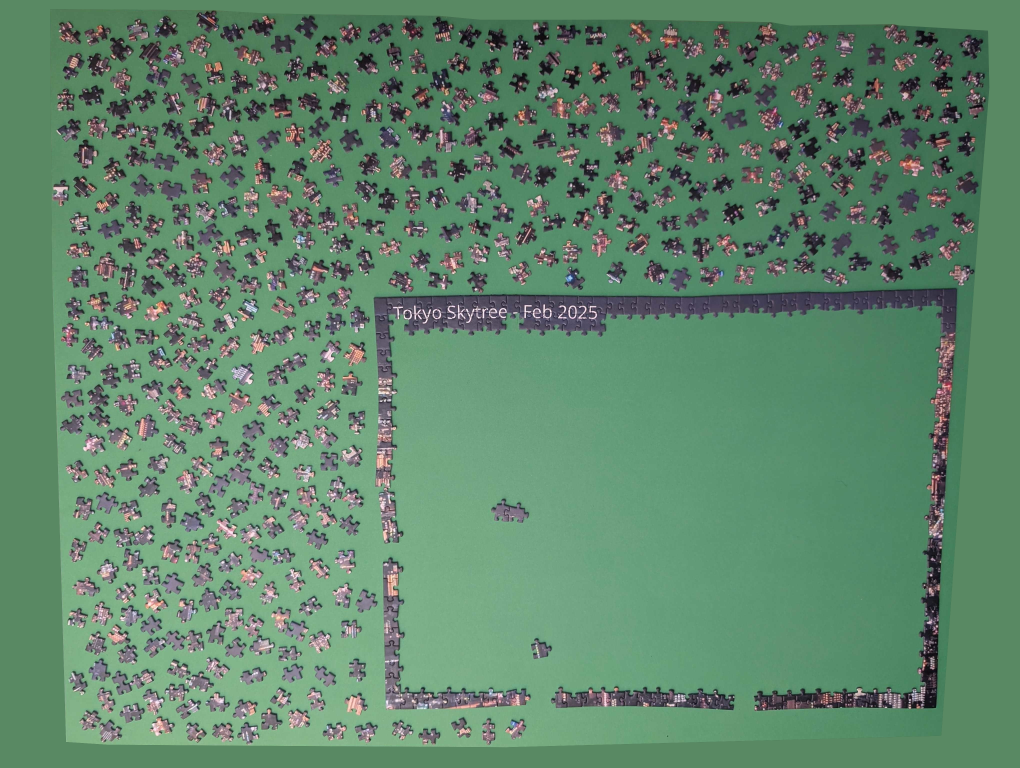
#> input picture tests/data/sample_pieces.jpg, 4080 x 3072 px (shown at 1/4 size)
$ python -i edge_finder.py   (imports and definitions only)
#> lines starting #> are read from the running program, lines starting #| are printed output that depends on the picture; after the words box and inside, x2 and y2 are one past the last pixel; in counts of white or black regions, pixels touching at a corner belong together
import json

import cv2
import cv2 as cv
from os.path import join, abspath, dirname

import numpy as np

import jigsaw_puzzle_utils
from jigsaw_puzzle_utils.jigsaw import Jigsaw


def nothing(x):
    pass


class EdgeFinder:
    def __init__(self, input_path):
        self.input_path = input_path
        self.raw_img = None
        self.img_hsv = None
        self.quantized_img = None
        self.threshold_img = None
        self.contours = None
        self.labeled_pieces_img = None
        self.contour_img = None

    def run(self):
        """given an image of puzzle pieces generate another image of edge pieces highlight"""
        self.raw_img = cv.imread(self.input_path)
#> self.raw_img is the input picture: shape (3072, 4080, 3); mean B, G, R 107.2, 133.7, 96
        self.img_hsv = cv2.cvtColor(self.raw_img, cv2.COLOR_BGR2HSV)
#> self.img_hsv: shape (3072, 4080, 3); mean H, S, V 78.1, 80.8, 136.9
        self.threshold_img = self.run_threshold()
        self.contours = self.get_contours(self.threshold_img)
        self.labeled_pieces_img = self.label_pieces(self.threshold_img.shape[1], self.threshold_img.shape[0], self.contours)


    def run_threshold(self ):
        """press `a` to add another mask, `r` to reset, `q` to finish"""
        self.quantized_img = self.quantize_color(self.raw_img)
#> in quantize_color, `quantized_hue = image_hsv[:, :, 0] // (180 // hue_bins) * (180 // hue_..`:
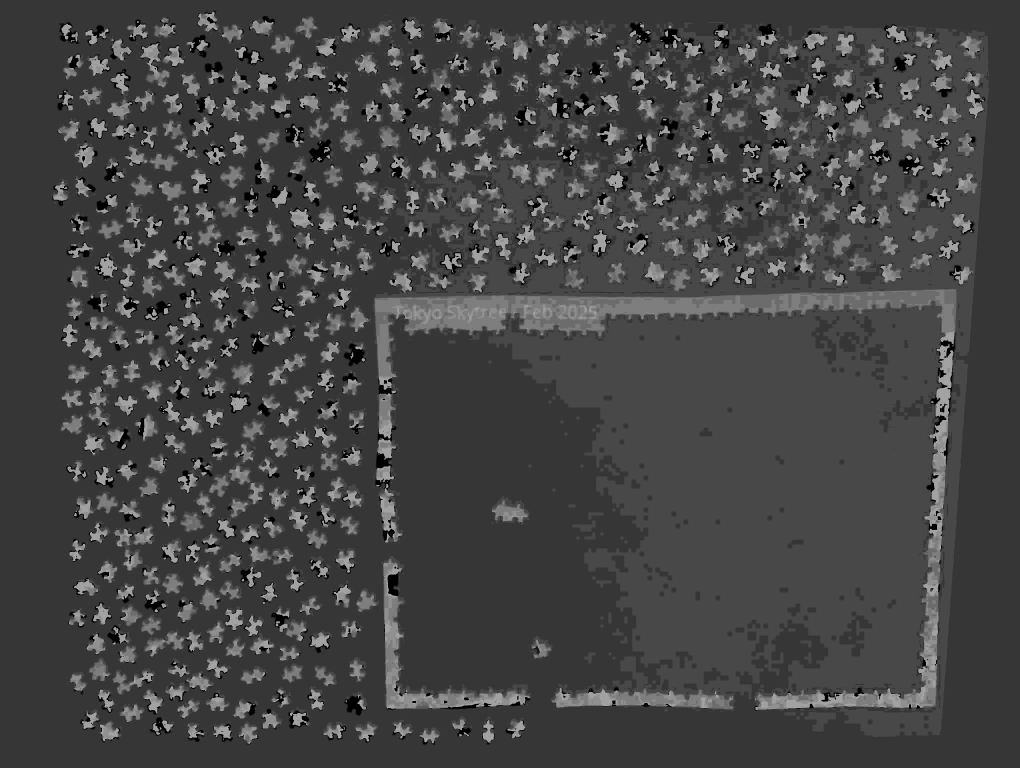
#> quantized_hue: shape (3072, 4080) (shown at 1/4 size); min 0, max 162, mean 69
#> in quantize_color, `quantized_value = image_hsv[:, :, 2] // (256 // value_bins) * (256 // ..`:
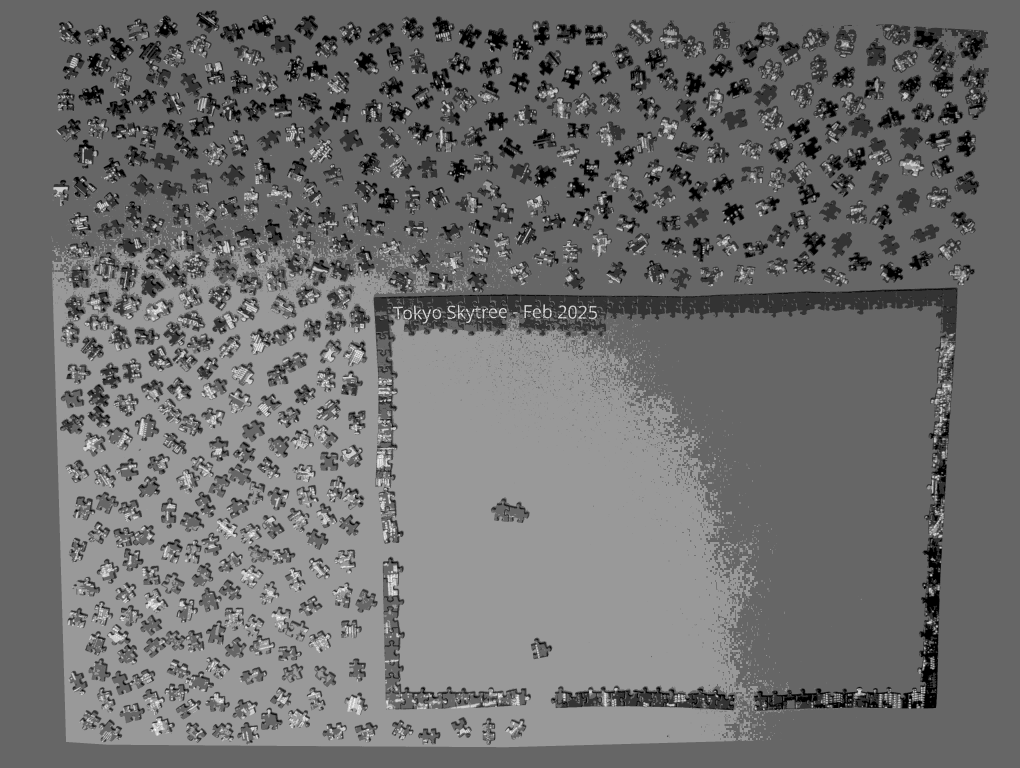
#> quantized_value: shape (3072, 4080) (shown at 1/4 size); min 0, max 255, mean 110.9
#> in quantize_color, `quantized_hsv = np.stack([quantized_hue, quantized_saturation, quantiz..`: quantized_hsv: shape (3072, 4080, 3); mean H, S, V 69, 52.7, 110.9
#> in quantize_color, `quantized_hsv = cv2.medianBlur(quantized_hsv, 3)`: quantized_hsv: shape (3072, 4080, 3); mean H, S, V 69.1, 52.6, 110.9
        cur_img = self.quantized_img

        cv2.namedWindow('image', cv2.WINDOW_KEEPRATIO)
        cv2.namedWindow('threshold_map', cv2.WINDOW_KEEPRATIO)
        cv.imshow("image", cur_img)
        cv2.createTrackbar('HMin', 'image', 0, 179, nothing)
        cv2.createTrackbar('HMax', 'image', 0, 179, nothing)
        cv2.createTrackbar('SMin', 'image', 0, 255, nothing)
        cv2.createTrackbar('SMax', 'image', 0, 255, nothing)
        cv2.createTrackbar('VMin', 'image', 0, 255, nothing)
        cv2.createTrackbar('VMax', 'image', 0, 255, nothing)
        cv2.setMouseCallback("image", self.set_threshold)

        while True:
            # Get current positions of all trackbars
            h_min = cv2.getTrackbarPos('HMin', 'image')
            h_max = cv2.getTrackbarPos('HMax', 'image')
            s_min = cv2.getTrackbarPos('SMin', 'image')
            s_max = cv2.getTrackbarPos('SMax', 'image')
            v_min = cv2.getTrackbarPos('VMin', 'image')
            v_max = cv2.getTrackbarPos('VMax', 'image')

            # Set minimum and maximum HSV values to display
            lower = np.array([h_min, s_min, v_min])
            upper = np.array([h_max, s_max, v_max])

            # Convert to HSV format and color threshold
            mask = cv2.inRange(cur_img, lower, upper)
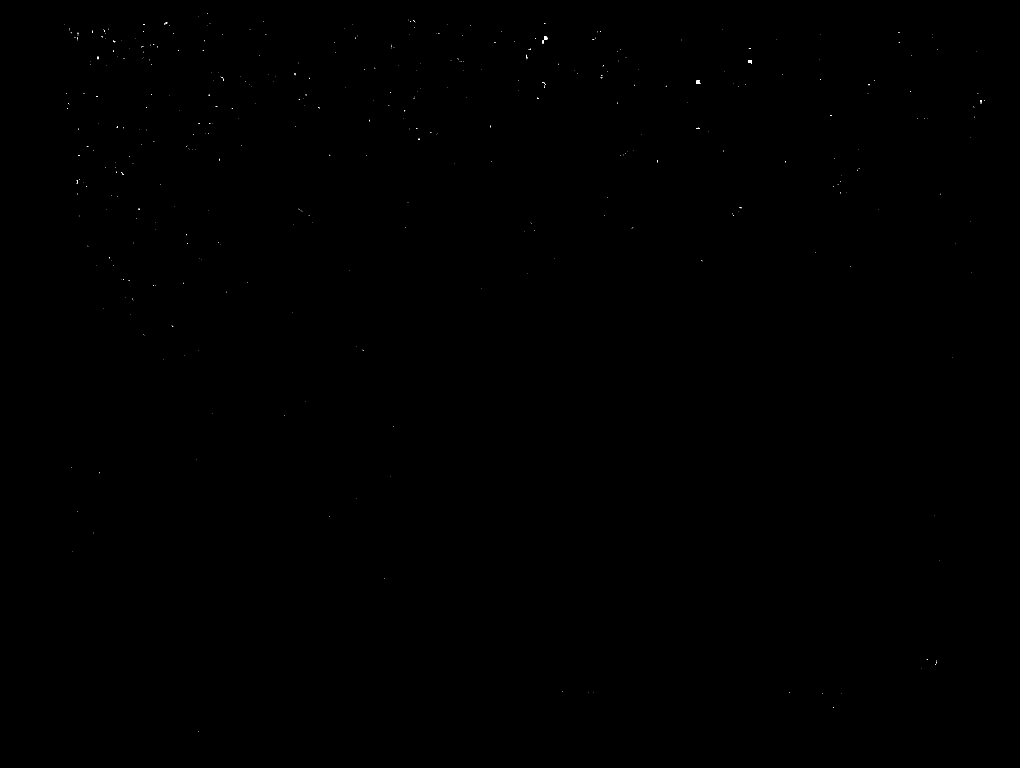
#> mask: shape (3072, 4080) (shown at 1/4 size); 0.02% white in thin lines or dots, all inside (x1, y1, x2, y2) = (256, 52, 3938, 2927)
            mask_inv = cv2.bitwise_not(mask)
            result = cv2.bitwise_and(cur_img, cur_img, mask=mask_inv)

            cv2.imshow('threshold_map', result)
            cv2.moveWindow("threshold_map", 1000, 0)
            key = cv2.waitKey(10) & 0xFF
#> (key q is pressed here)
            if key == ord('q'):
                cv2.destroyWindow('image')
                cv2.destroyWindow('threshold_map')

                threshold_img_grey = cv2.cvtColor(result, cv2.COLOR_BGR2GRAY)
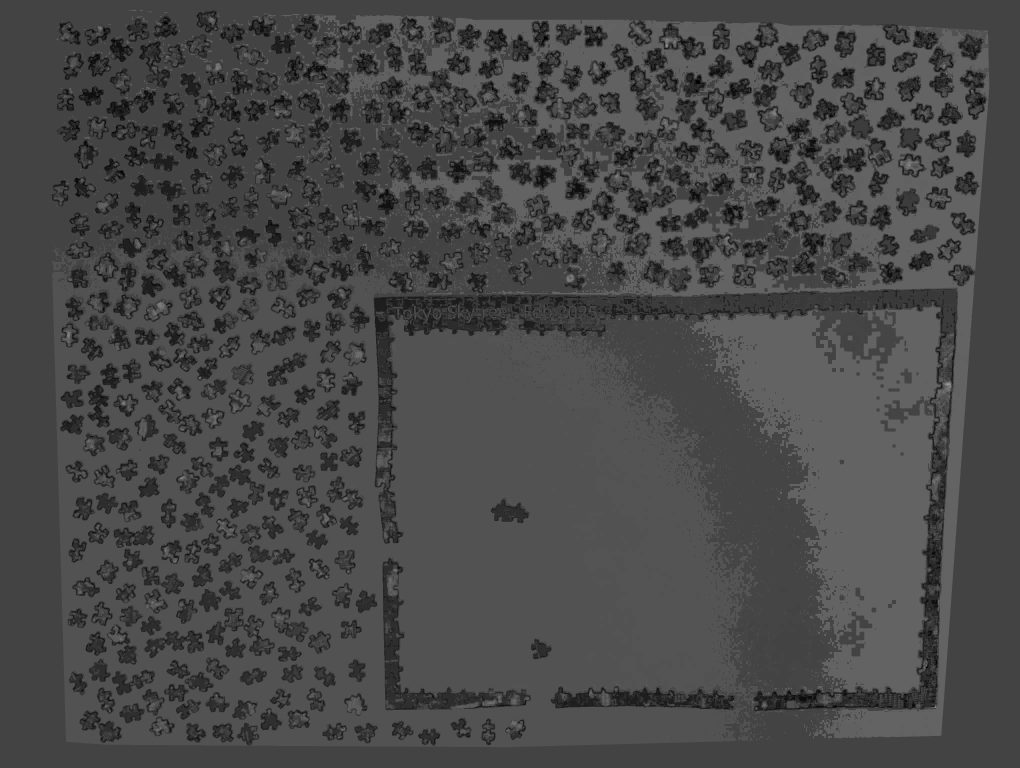
#> threshold_img_grey: shape (3072, 4080) (shown at 1/4 size); min 0, max 158, mean 72.2
                threshold_img_grey[threshold_img_grey != 0] = 255

                kernel = np.ones((5, 5), np.uint8)
                mask_cleaned = cv2.morphologyEx(threshold_img_grey, cv2.MORPH_CLOSE, kernel, iterations=2)
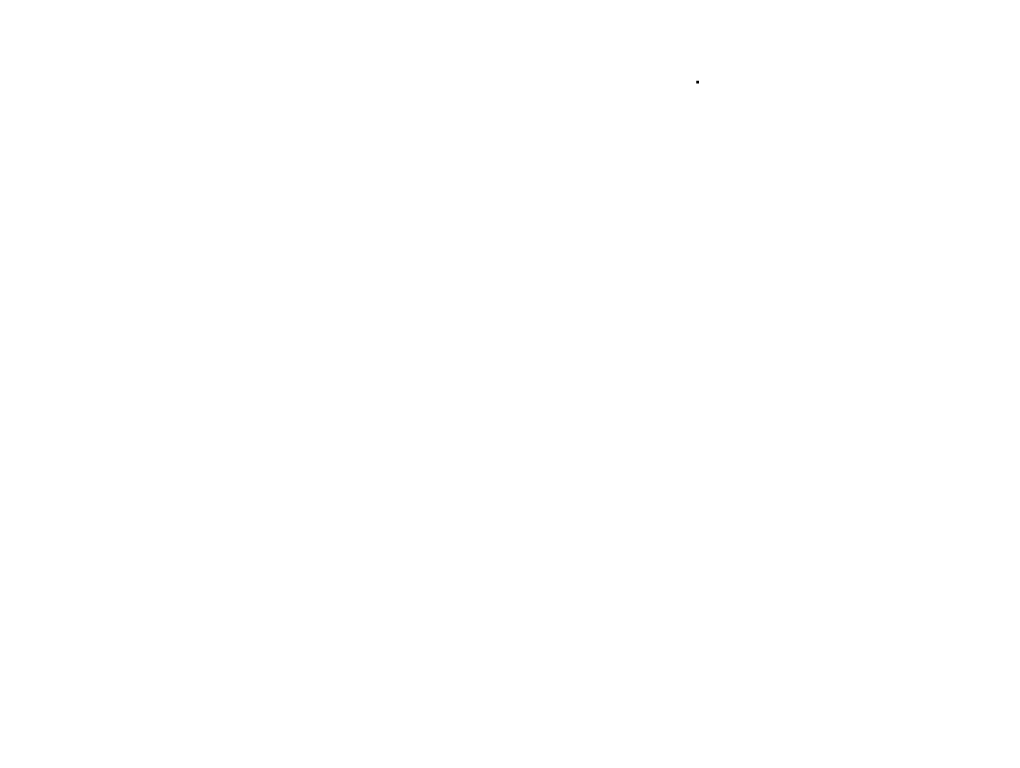
#> mask_cleaned: shape (3072, 4080) (shown at 1/4 size); 100% white; 1 black region, box (x1, y1, x2, y2) and area: (2785, 323, 2796, 334) 121
                return mask_cleaned
            elif key == ord('a'):
                cv.imshow("image", result)
                cur_img = result
                print('saved')
            elif key == ord('r'):
                cv.imshow("image", self.quantized_img)
                cur_img = self.quantized_img
                print('reset')

    # [14 lines left out: function set_threshold, not called in this run]

    def quantize_color(self, img):
        image_hsv = cv2.cvtColor(img, cv2.COLOR_BGR2HSV)
        hue_bins = 10  # Example: Reduce hue to 10 levels
        saturation_bins = 5  # Example: Reduce saturation to 5 levels
        value_bins = 5  # Example: Reduce value to 5 levels

        quantized_hue = image_hsv[:, :, 0] // (180 // hue_bins) * (180 // hue_bins)
        quantized_saturation = image_hsv[:, :, 1] // (256 // saturation_bins) * (256 // saturation_bins)
        quantized_value = image_hsv[:, :, 2] // (256 // value_bins) * (256 // value_bins)
        quantized_hsv = np.stack([quantized_hue, quantized_saturation, quantized_value], axis=-1).astype(np.uint8)
        quantized_hsv = cv2.medianBlur(quantized_hsv, 3)
        return quantized_hsv


    def get_contours(self, threshold_img):
        kernel = np.ones((3, 3), np.uint8)
        mask_cleaned = cv2.morphologyEx(threshold_img, cv2.MORPH_OPEN, kernel, iterations=1)
        mask_cleaned = cv2.morphologyEx(mask_cleaned, cv2.MORPH_CLOSE, kernel, iterations=2)

        edges = cv2.Canny(mask_cleaned, 50, 150)
#> edges: shape (3072, 4080); 0% white in thin lines or dots, all inside (x1, y1, x2, y2) = (2784, 322, 2796, 334)

        contours, _ = cv2.findContours(edges, cv2.RETR_TREE, cv2.CHAIN_APPROX_SIMPLE)
#> contours = 2 contours; box (x1, y1, x2, y2) and area: (2784, 322, 2796, 334) 118, (2784, 322, 2796, 334) 118

        cv2.namedWindow('contour_image', cv2.WINDOW_KEEPRATIO)

        cv2.createTrackbar('h_min', 'contour_image', 0, threshold_img.shape[0], nothing)
        cv2.createTrackbar('h_max', 'contour_image', 0, threshold_img.shape[0], nothing)
        cv2.createTrackbar('w_min', 'contour_image', 0, threshold_img.shape[1], nothing)
        cv2.createTrackbar('w_max', 'contour_image', 0, threshold_img.shape[1], nothing)

        while True:
            h_min = cv2.getTrackbarPos('h_min', 'contour_image')
            h_max = cv2.getTrackbarPos('h_max', 'contour_image')
            w_min = cv2.getTrackbarPos('w_min', 'contour_image')
            w_max = cv2.getTrackbarPos('w_max', 'contour_image')

            filtered_contour = []
            for contour in contours:
                x, y, w, h = cv2.boundingRect(contour)

                # Keep only large enough objects
                if w_max > w > w_min and h_max > h > h_min and len(contour) > 30:
                    filtered_contour.append(contour)
#> this loop made 2 passes
#> (x, y, w, h) on passes 1 to 2: (2784, 322, 12, 12), (2784, 322, 12, 12)
#> after the loop, filtered_contour = []

            contour_img = self.raw_img.copy()
            cv2.drawContours(contour_img, filtered_contour, -1, (0, 255, 0), 2)
            cv2.imshow('contour_image', contour_img)

            if cv2.waitKey(10) & 0xFF == ord('q'):
#> (key q is pressed here)
                cv2.destroyWindow('contour_image')
                return filtered_contour

    # [38 lines left out: function refine_contours, not called in this run]

    def label_pieces(self, height, width, contours):
#> called with height = 4080, width = 3072
        org_blank_img = np.zeros((width, height, 3), dtype=np.uint8)

        blank_img = org_blank_img.copy()
        cv2.drawContours(blank_img, [np.array(c) for c in contours[0::2]], -1, (0, 255, 0), 2)
#> blank_img: shape (3072, 4080, 3); every value is 0
        img = cv2.cvtColor(blank_img, cv2.COLOR_BGR2RGB)

        for i, c in enumerate(contours):
            # for some reason there are two set of contours that overlap each other so we skip one of them
            if i % 2 == 0:
                continue
            x = int(np.mean([cc[0][0] for cc in c]))
            y = int(np.mean([cc[0][1] for cc in c]))
            cv2.putText(img, str(i), (x, y), cv2.FONT_HERSHEY_SIMPLEX, 1, (0, 0, 255), 1, cv2.LINE_AA)
#> this loop made 0 passes

        return img

    # [66 lines left out: functions custom_contour_filter, process_jigsaws, save, load, not called in this run]

>>> result = EdgeFinder('../tests/data/sample_pieces.jpg').run()
